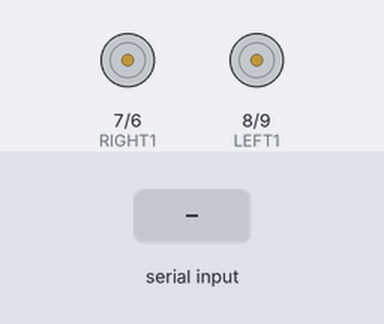
Bench run of a sketch on a simulated Arduino Uno, built with avr-gcc and run on an emulated ATmega328P. On the bench: motor-driver pin pairs drawn as motors (green arrow = first pin HIGH = forward, orange = second pin HIGH = backward, longer = more drive, scaled by the enable pin). The inputs (shaded band) are chosen by the test bench. What the sketch prints to the serial monitor is not drawn.

Above: at 1.2 s.
1.3 s: "w" received over the second serial link
At 1.7 s:
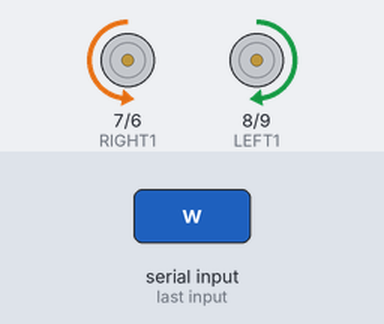
2.8 s: "x" received over the second serial link
At 4.0 s:
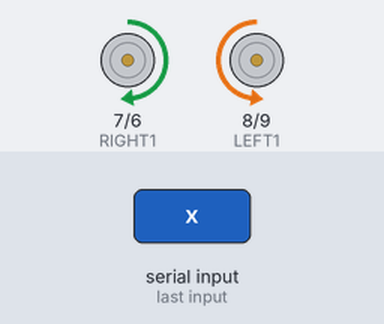
4.3 s: "a" received over the second serial link
At 5.2 s:
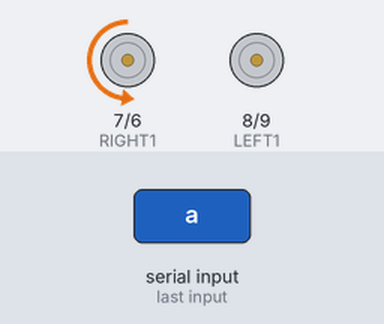
5.8 s: "d" received over the second serial link
At 6.3 s:
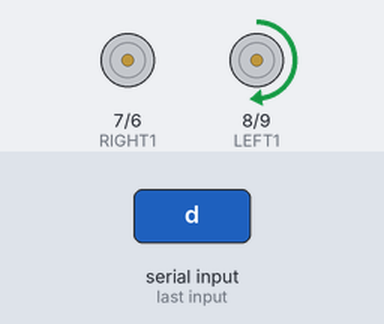
7.3 s: "s" received over the second serial link
At 8.5 s:
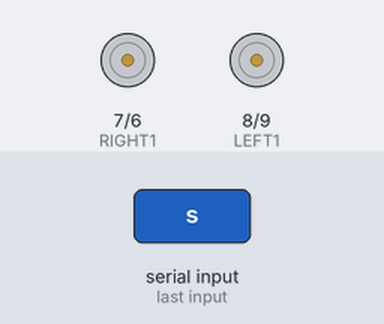
8.8 s: "a" received over the second serial link
At 9.8 s:
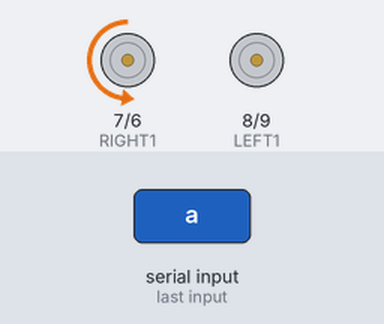
Timing chart, 0 to 11.3 s (numbered marks = the images above; inputs shaded):
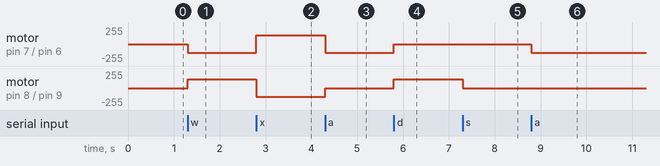

The sketch:

sketch_jan12a.ino
```cpp
//本範例適合初學L298N的人
//在小車裝好後，可用本程式先測試所有線路是否都接正確
//套件可至賣場購買
//https://goods.ruten.com.tw/item/show?21826281062806
//傑森創工製作
// https://www.facebook.com/jasonshow

#include <SoftwareSerial.h>   // 引用程式庫

// 定義連接藍牙模組的序列埠
SoftwareSerial BT(11, 12); // 接收腳, 傳送腳
char val;  // 儲存接收資料的變數

// 左馬達控制設定
const byte LEFT1 = 8;  //IN1
const byte LEFT2 = 9;  //IN2
const byte LEFT_PWM = 10;

// 右馬達控制設定
const byte RIGHT1 = 7;  //IN3
const byte RIGHT2 = 6;  //IN4
const byte RIGHT_PWM = 5;

// 設定PWM輸出值（代表的是車子的速度）
byte motorSpeed = 130;

void forward() {  // 前進
  //左輪
  digitalWrite(LEFT1, HIGH);
  digitalWrite(LEFT2, LOW);
  analogWrite(LEFT_PWM, motorSpeed);

  //右輪。因在小車上馬達安裝方向左右兩個是相反的，所以另一隻馬達的設定要相反，兩輪才能配合。）
  digitalWrite(RIGHT1, LOW);
  digitalWrite(RIGHT2, HIGH);

  analogWrite(RIGHT_PWM, motorSpeed);
}

void backward() { // 後退
  digitalWrite(LEFT1, LOW);
  digitalWrite(LEFT2, HIGH);
  analogWrite(LEFT_PWM, motorSpeed);

  digitalWrite(RIGHT1, HIGH);
  digitalWrite(RIGHT2, LOW);
  analogWrite(RIGHT_PWM, motorSpeed);
}

void turnLeft() { // 左轉
  //左輪不動，右輪動（速度為0）

  analogWrite(LEFT_PWM, 0);

  digitalWrite(RIGHT1, LOW);
  digitalWrite(RIGHT2, HIGH);
  analogWrite(RIGHT_PWM, motorSpeed);
}

void turnRight() {  // 右轉
  //右輪不動，左輪動（速度為0）

  digitalWrite(LEFT1, HIGH);
  digitalWrite(LEFT2, LOW);
  analogWrite(LEFT_PWM, motorSpeed);

  analogWrite(RIGHT_PWM, 0);
}

void stopMotor() {  //停止，兩輪速度為0

  analogWrite(LEFT_PWM, 0);

  analogWrite(RIGHT_PWM, 0);
}

void setup() {

  Serial.begin(9600);   // 與電腦序列埠連線
  Serial.println("BT is ready!");

  // 設定藍牙模組的連線速率
  // 如果是HC-05，請改成38400
  BT.begin(9600);

  //pinMode(4, OUTPUT);


  //設定每一個PIN的模式
  pinMode(LEFT1, OUTPUT);
  pinMode(LEFT2, OUTPUT);
  pinMode(LEFT_PWM, OUTPUT);
  pinMode(RIGHT1, OUTPUT);
  pinMode(RIGHT2, OUTPUT);
  pinMode(RIGHT_PWM, OUTPUT);

  //forward();

}

void loop() {
  //forward();


  // 若收到「序列埠監控視窗」的資料，則送到藍牙模組
  if (Serial.available()) {
    val = Serial.read();
    BT.print(val);
  }

  // 若收到藍牙模組的資料，則送到「序列埠監控視窗」
  if (BT.available()) {
    val = BT.read();
    Serial.print(val);


    switch (val) {
      //      case '1':
      //        digitalWrite(4, HIGH);   //開燈
      //        break;
      //      case  '0':
      //        digitalWrite(4, LOW);     //關燈
      //        break;
      case 'w':   // 接收到'w'，前進。
        forward();
        break;
      case 'x':   // 接收到'x'，後退。
        backward();
        break;
      case 'a':   // 接收到'a'，左轉。
        turnLeft();
        break;
      case 'd':   // 接收到'd'，右轉。
        turnRight();
        break;
      case 's':   // 接收到's'，停止。
        stopMotor();
        break;
    }

  }
  //delay(500);                       // wait for a second
  // digitalWrite(LED_BUILTIN, LOW);    // turn the LED off by making the voltage LOW
  //delay(1000);


  //本範例會讓車子向前、向後、向左、向右、停止，各2秒，然後不斷重複

  //  forward();
  //  delay(4000);
  //  backward();
  //  delay(2000);
  //  turnLeft();
  //  delay(2000);
  //  turnRight();
  //  delay(2000);
  //  stopMotor();
  //  delay(2000);
}
```

Measured:
- after the input at 1.3 s, motor on pin 7 (RIGHT1) / pin 6 (RIGHT2): stopped → backward 130/255 at once; motor on pin 8 (LEFT1) / pin 9 (LEFT2): stopped → forward 130/255 at once
- after the input at 2.8 s, motor on pin 7 (RIGHT1) / pin 6 (RIGHT2): backward 130/255 → forward 130/255 at once; motor on pin 8 (LEFT1) / pin 9 (LEFT2): forward 130/255 → backward 130/255 at once
- after the input at 4.3 s, motor on pin 7 (RIGHT1) / pin 6 (RIGHT2): forward 130/255 → backward 130/255 at once; motor on pin 8 (LEFT1) / pin 9 (LEFT2): backward 130/255 → stopped at once
- after the input at 5.8 s, motor on pin 7 (RIGHT1) / pin 6 (RIGHT2): backward 130/255 → stopped at once; motor on pin 8 (LEFT1) / pin 9 (LEFT2): stopped → forward 130/255 at once
- after the input at 7.3 s, motor on pin 8 (LEFT1) / pin 9 (LEFT2): forward 130/255 → stopped at once
- after the input at 8.8 s, motor on pin 7 (RIGHT1) / pin 6 (RIGHT2): stopped → backward 130/255 at once
